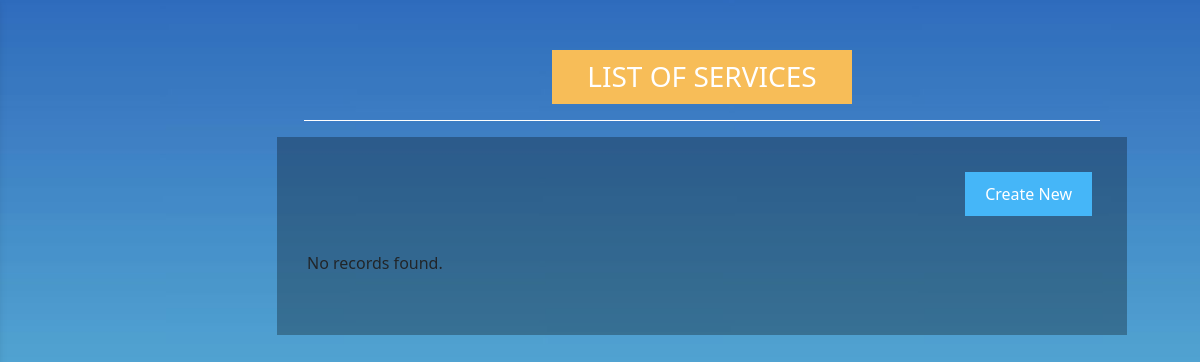
Page /Admin/Service_Offer.php on the earlier database version.
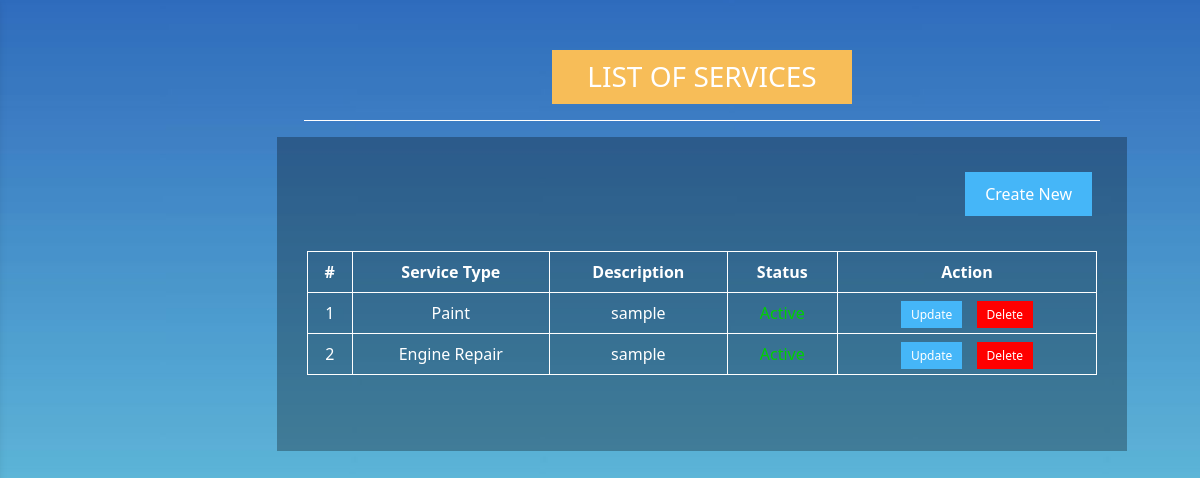
Same page on the later database version.
### tables this page shows
CREATE TABLE `services_offer` (
  `service_id` int(11) NOT NULL,
  `service_name` varchar(100) NOT NULL,
  `description` text NOT NULL,
  `type` varchar(20) NOT NULL,
  `status` varchar(20) NOT NULL
);

### Admin/Service_Offer.php (the view, shortened to what this page needs)
<?php
include('../connection.php');
$sql = "SELECT * FROM services_offer";
$result = mysqli_query($con, $sql);
?>
<!DOCTYPE html>
<html lang="en">
     <head>
          <link href="https://cdn.jsdelivr.net/npm/bootstrap@5.3.0/dist/css/bootstrap.min.css" rel="stylesheet"
>
          <link rel="stylesheet" href="../CSS/style.css">
          <link rel="stylesheet" href="../CSS/bg-style-a.css">
     </head>
     <body>
          <?php include "../common/admin-side-nav.php" ?>
          <div>
               <div class="row">
                    <div class="col-xl-2 col-0"></div>
                    <div class="col-xl-10 col-12">
                         <div class="d-flex justify-content-center">
                              <h3 class="admin-head-txt mb-0">List of Services</h3>
                         </div>
                         <div class="d-flex justify-content-center">
                              <hr style="opacity: 1; color: white; width: 80%;">
                         </div>
                         <div class="d-flex justify-content-center">
                              <div class="admin-section">
                                   <div class="d-flex justify-content-end">
                                        <a href="Service_Offer_Form_Create.php" class="mb-2 btn-a">Create New</a>
                                   </div>
                                   <div class="table-section">
                                   <?php
                                   if (!$result) {
                                        echo "Error: " . mysqli_error($con);
                                   } else {
                                        if (mysqli_num_rows($result) > 0) {
                                             echo '<table class="table">
                                                  <thead>
                                                       <tr>
                                                       <th scope="col">#</th>
                                                       <th scope="col">Service Type</th>
                                                       <th scope="col">Description</th>
                                                       <th scope="col">Status</th>
                                                       <th scope="col">Action</th>
                                                       </tr>
                                                  </thead>
                                                  <tbody>';
                                             $count = 1;
                                             while ($row = mysqli_fetch_assoc($result)) {
                                                  echo '<tr>
                                                       <td>' . $count . '</td>
                                                       <td>' . $row['type'] . '</td>
                                                       <td style="max-width: 300px;">' . $row['description'] . '</td>
                                                       <td class="' . $row['status'] . '">' . $row['status'] . '</td>
                                                       <td class="">
                                                       <a href="Service_Offer_Form.php?service_id=' . $row['service_id'] . '" class="btn-edit">Update</a>
                                                       <a href="Delete_Service_Offer.php?service_id=' . $row['service_id'] . '" class="btn-delete">Delete</a>
                                                  </td>
                                                  </tr>';
                                                  $count++;
                                             }
                                             echo '</tbody></table>';
                                        } else {
                                             echo "No records found.";
                                        }
                                   }
                                   ?>
                                   </div>
                              </div>
                         </div>
                    </div>
               </div>
          </div>
     </body>
</html>

Differences in the rows shown:
added services_offer: type "Paint", description "sample", status "Active"
added services_offer: type "Engine Repair", description "sample", status "Active"
Other differences:
text no longer shown: "No records found."
text now shown: "# Service Type Description Status Action"
